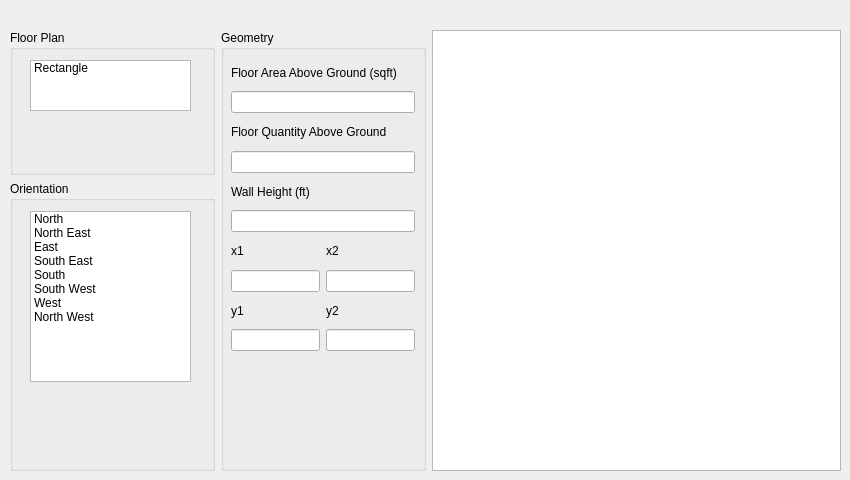
    <widget class="QWidget" name="tab_2">
     <attribute name="title">
      <string>Orientation/Geometry</string>
     </attribute>
     <widget class="QWidget" name="layoutWidget">
      <property name="geometry">
       <rect>
        <x>10</x>
        <y>30</y>
        <width>831</width>
        <height>441</height>
       </rect>
      </property>
      <layout class="QHBoxLayout" name="horizontalLayout_28" stretch="1,1,2">
       <item>
        <layout class="QVBoxLayout" name="verticalLayout_35" stretch="1,2">
         <item>
          <widget class="QGroupBox" name="ShapeTypeLbl">
           <property name="title">
            <string>Floor Plan</string>
           </property>
           <widget class="QListWidget" name="ShapeType">
            <property name="geometry">
             <rect>
              <x>20</x>
              <y>30</y>
              <width>161</width>
              <height>51</height>
             </rect>
            </property>
            <item>
             <property name="text">
              <string>Rectangle</string>
             </property>
            </item>
           </widget>
          </widget>
         </item>
         <item>
          <widget class="QGroupBox" name="groupBox_4">
           <property name="title">
            <string>Orientation</string>
           </property>
           <widget class="QListWidget" name="Orientation">
            <property name="geometry">
             <rect>
              <x>20</x>
              <y>30</y>
              <width>161</width>
              <height>171</height>
             </rect>
            </property>
            <item>
             <property name="text">
              <string>North</string>
             </property>
            </item>
            <item>
             <property name="text">
              <string>North East</string>
             </property>
            </item>
            <item>
             <property name="text">
              <string>East</string>
             </property>
            </item>
            <item>
             <property name="text">
              <string>South East</string>
             </property>
            </item>
            <item>
             <property name="text">
              <string>South</string>
             </property>
            </item>
            <item>
             <property name="text">
              <string>South West</string>
             </property>
            </item>
            <item>
             <property name="text">
              <string>West</string>
             </property>
            </item>
            <item>
             <property name="text">
              <string>North West</string>
             </property>
            </item>
           </widget>
          </widget>
         </item>
        </layout>
       </item>
       <item>
        <widget class="QGroupBox" name="groupBox_5">
         <property name="title">
          <string>Geometry</string>
         </property>
         <widget class="QWidget" name="layoutWidget">
          <property name="geometry">
           <rect>
            <x>10</x>
            <y>30</y>
            <width>184</width>
            <height>291</height>
           </rect>
          </property>
          <layout class="QVBoxLayout" name="verticalLayout_13">
           <item>
            <layout class="QVBoxLayout" name="verticalLayout_12">
             <item>
              <widget class="QLabel" name="label_4">
               <property name="text">
                <string>Floor Area Above Ground (sqft)</string>
               </property>
              </widget>
             </item>
             <item>
              <widget class="QLineEdit" name="FloorArea"/>
             </item>
            </layout>
           </item>
           <item>
            <layout class="QVBoxLayout" name="verticalLayout_11">
             <item>
              <widget class="QLabel" name="label_5">
               <property name="text">
                <string>Floor Quantity Above Ground</string>
               </property>
              </widget>
             </item>
             <item>
              <widget class="QLineEdit" name="FlrQty"/>
             </item>
            </layout>
           </item>
           <item>
            <layout class="QVBoxLayout" name="verticalLayout_10">
             <item>
              <widget class="QLabel" name="label_6">
               <property name="text">
                <string>Wall Height (ft)</string>
               </property>
              </widget>
             </item>
             <item>
              <widget class="QLineEdit" name="WallHt"/>
             </item>
            </layout>
           </item>
           <item>
            <layout class="QHBoxLayout" name="horizontalLayout_3">
             <item>
              <layout class="QVBoxLayout" name="verticalLayout_6">
               <item>
                <widget class="QLabel" name="label_7">
                 <property name="text">
                  <string>x1</string>
                 </property>
                </widget>
               </item>
               <item>
                <widget class="QLineEdit" name="x1"/>
               </item>
              </layout>
             </item>
             <item>
              <layout class="QVBoxLayout" name="verticalLayout_7">
               <item>
                <widget class="QLabel" name="label_8">
                 <property name="text">
                  <string>x2</string>
                 </property>
                </widget>
               </item>
               <item>
                <widget class="QLineEdit" name="x2"/>
               </item>
              </layout>
             </item>
            </layout>
           </item>
           <item>
            <layout class="QHBoxLayout" name="horizontalLayout_4">
             <item>
              <layout class="QVBoxLayout" name="verticalLayout_8">
               <item>
                <widget class="QLabel" name="label_9">
                 <property name="text">
                  <string>y1</string>
                 </property>
                </widget>
               </item>
               <item>
                <widget class="QLineEdit" name="y1"/>
               </item>
              </layout>
             </item>
             <item>
              <layout class="QVBoxLayout" name="verticalLayout_9">
               <item>
                <widget class="QLabel" name="label_10">
                 <property name="text">
                  <string>y2</string>
                 </property>
                </widget>
               </item>
               <item>
                <widget class="QLineEdit" name="y2"/>
               </item>
              </layout>
             </item>
            </layout>
           </item>
          </layout>
         </widget>
        </widget>
       </item>
       <item>
        <widget class="QGraphicsView" name="ShowShape"/>
       </item>
      </layout>
     </widget>
    </widget>
